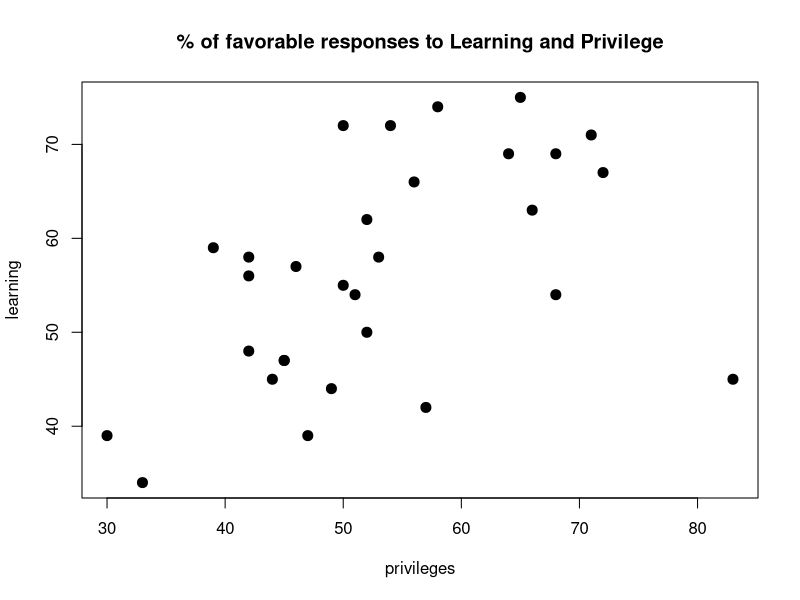
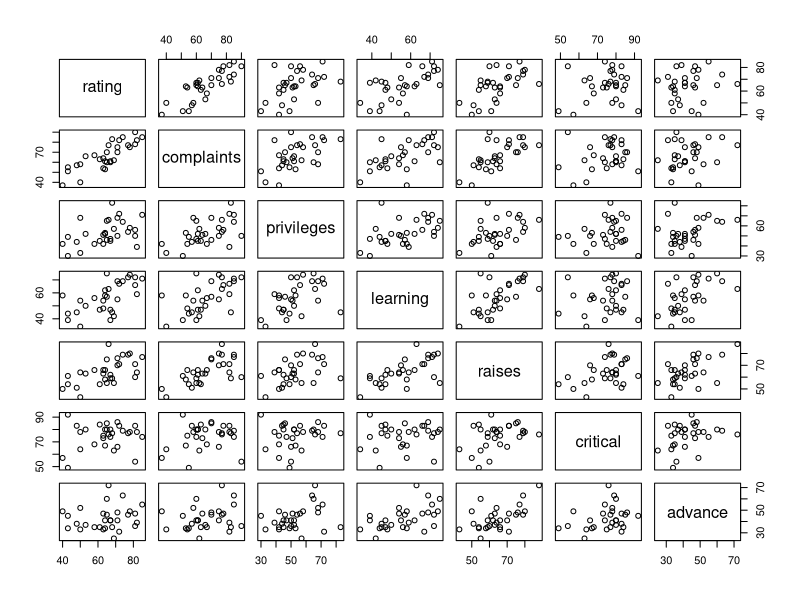
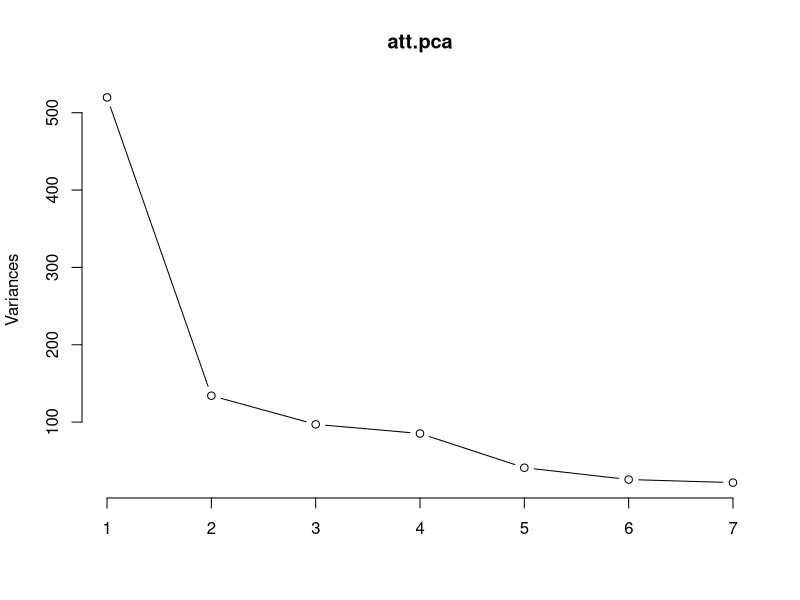
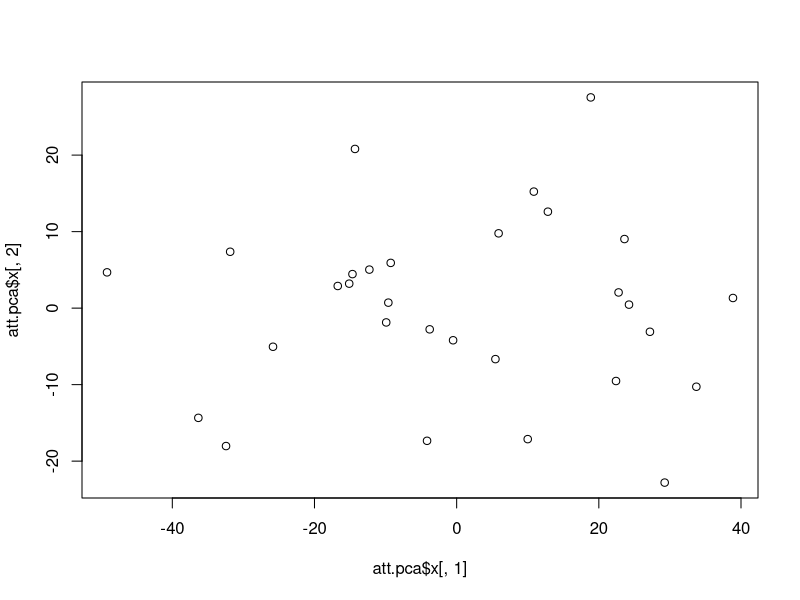

Write R code to recreate these figures, in order.
data(attitude);  str(attitude)
help(attitude); summary(attitude)

# perform CA on two variables, maybe PCA late
dat <-attitude[,c(3,4)]
plot(dat, main="% of favorable responses to Learning and Privilege",
     pch =20, cex =2)
pairs(attitude)

# linear regression
fit <- lm(rating~complaints+privileges+learning+raises+critical+advance-1,
          data=attitude)
summary(fit)

#pca
mat.cov <- cov(attitude); mat.cov
rbind(apply(attitude, 2, var), apply(attitude, 2, sd))

# eigenvalue/vectors of cov matrix
eigen(mat.cov)
att.pca <-prcomp(attitude); att.pca

## explain where sdev is from
apply( as.matrix(attitude) %*% att.pca$rotation, 2, sd)
att.pca$sdev 
## where center is from
apply(attitude,2, mean)
att.pca$center

## the x field: rotated data along PC's: obtained by attitue * eigenvectors
(as.matrix(attitude)- matrix(rep(att.pca$center, each =nrow(attitude)), 
                             nrow=nrow(attitude)))->centered.att
(centered.att %*% att.pca$rotation)[1,] - att.pca$x[1,]
# x: cov are 0
round(cov(att.pca$x),2)

## how many PC's should be keep:
## 1. 8-90% variance
## 2. Kaiser's rule: retain as many PC's whose var > mean of var
plot(att.pca, type='l') # 1. PC1-4

sum(apply(attitude, 2, var))
(eigen(mat.cov)$values) ->eig.values
mean(eig.values) # 2. PC1-3

# plot PC1-2
plot(att.pca$x[,1], att.pca$x[,2])
